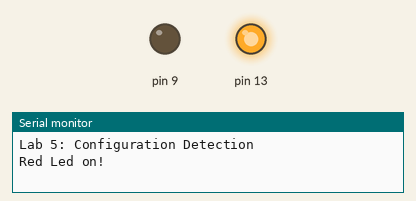
This sketch was run on a simulated Arduino Uno, built with avr-gcc and run on an emulated ATmega328P. Shown: output pins drawn as LEDs (lit = HIGH), the last lines printed to the serial monitor.

Above: at 0.1 s.
At 5.3 s:
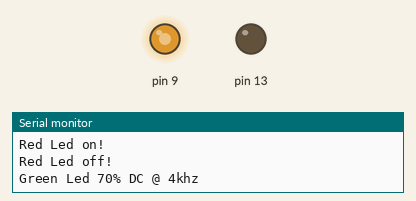
Timing chart, 0 to 6.8 s (numbered marks = the images above):
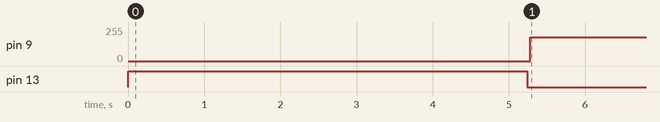

Measured:
- by itself, pin 9: 0/255 → 178/255 at 5.3 s
- by itself, pin 13: HIGH → LOW at 5.2 s

The sketch:

competency_2.ino
```cpp
//Michael Sarlo
//competency 2
//11-18-15
boolean first = true;

void setup() {
  // put your setup code here, to run once:
  Serial.begin(9600);
  Serial.println(F("Lab 5: Configuration Detection"));
//  DDRB |= 0b00010010;
//  TCCR1A = 0b11110010;
//  TCCR1B = 0b00010001;
//  ICR1 = 3999;
//  OCR1A = 1199;
//  PORTB |= 0b00010000;
  TCCR1A = 0x00;
  TCCR1B = 0x04;
  //OCR1A |= 5000;
  DDRB |= 0b00100000;
  Serial.println("Red Led on!");
  PORTB |= 0x20;

  }


void loop() {
  static int count = 0;
  if((TIFR1 & 0b00000001) == 0b00000001){
    count += 1;
    TIFR1 |= 0b00000001;
  }
  if (count == 5){
    PORTB &= 0x00;
    Serial.println("Red Led off!");
    count += 1;
  }
  if (count == 6){
    green();
    count = 6;
  }
  //Serial.println(count);
}


void green(){
  //if(first == true){
    //static int count = 0;
  DDRB &= 0x00;
  TCCR1A &= 0x00;
  TCCR1B &= 0x00;
  DDRB |= 0b00000010;
  TCCR1A |= 0b10000010;
  TCCR1B |= 0b00011001;    //move tccr1 and 2 to setu
  ICR1 = 3999;
  OCR1A = 2799;
  //count += 1;
//  if(OCR1A == 1199){
//    PORTB |= 0b00000010;
//  }
  //Serial.println(count);
  //count ++;
  if (first == true){
    Serial.println("Green Led 70% DC @ 4khz");
    first = false;
  }

}
```
